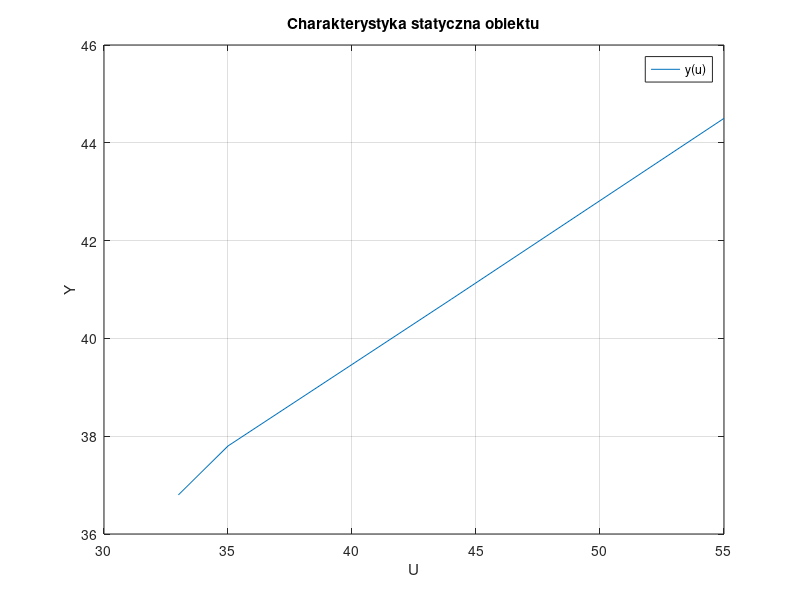

Here is the MATLAB script that generated this plot: (Note: this script raises an error after producing the figure.)
%skrypt do realizacji zadania 2 char stat
y1 = [36.8 37.8 40.8 44.5];
u1 = [33 35 44 55];
f = figure('visible','on');
plot(u1,y1)
hold on; 
grid on; 
title('Charakterystyka statyczna obiektu')
legend('y(u)');
xlabel('U');
ylabel('Y');
fig_pos = f.PaperPosition;
f.PaperSize = [fig_pos(3) fig_pos(4)];
print(f, 'char_stat','-dpdf','-bestfit')
